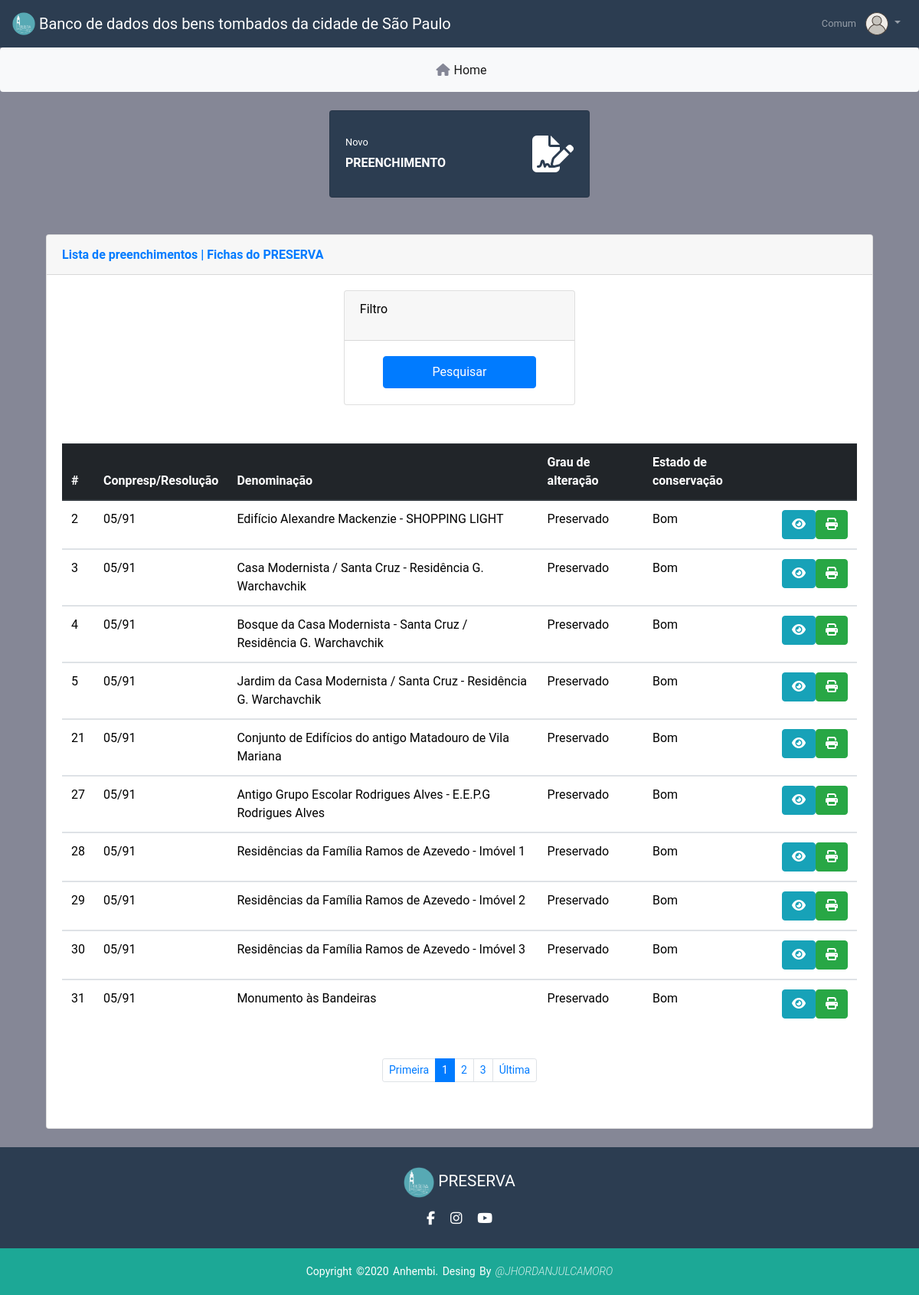
Page /homeAvancada.php?responsavelPreenchimento=Virgínia Santos (signed in) on the committed database.
### tables this page shows
CREATE TABLE `imovel` (
  `id` int(11) NOT NULL,
  `responsavelPreenchimento` varchar(255) NOT NULL,
  `grupoTipoEquipe` varchar(30) DEFAULT NULL,
  `itemResolucao` varchar(30) DEFAULT NULL,
  `denominacao` text,
  `classificacao` varchar(30) DEFAULT NULL,
  `usoAtual` varchar(255) DEFAULT NULL,
  `propriedade` varchar(30) DEFAULT NULL,
  `terreo` varchar(60) DEFAULT NULL,
  `resolucaoTombamento` varchar(255) DEFAULT NULL,
  `anoConpresp` int(11) NOT NULL,
  `resolucaoCondephaat` varchar(255) DEFAULT NULL,
  `anoCondephaat` int(11) NOT NULL,
  `resolucaoIphan` varchar(255) DEFAULT NULL,
  `anoIphan` int(11) NOT NULL,
  `tipo` varchar(30) DEFAULT NULL,
  `titulo` varchar(60) DEFAULT NULL,
  `logradouro` varchar(90) DEFAULT NULL,
  `numeroEndereco` varchar(30) DEFAULT NULL,
  `distrito` varchar(60) DEFAULT NULL,
  `prefeituraRegional` varchar(60) DEFAULT NULL,
  `setor` varchar(30) DEFAULT NULL,
  `quadra` varchar(30) DEFAULT NULL,
  `lote` varchar(30) DEFAULT NULL,
  `autorOriginal` varchar(255) DEFAULT NULL,
  `construtor` varchar(255) DEFAULT NULL,
  `dataConstrucao` varchar(255) DEFAULT NULL,
  `dataAproximada` varchar(30) NOT NULL,
  `estiloArquitetonico` varchar(255) DEFAULT NULL,
  `tecnicaConstrutiva` varchar(60) DEFAULT NULL,
  `numeroPavimentos` varchar(255) DEFAULT NULL,
  `areaLote` varchar(255) DEFAULT NULL,
  `areaConstruida` varchar(255) DEFAULT NULL,
  `grauTombamento` varchar(255) DEFAULT NULL,
  `grauAlteracao` varchar(30) DEFAULT NULL,
  `comentarioGrauAlteracao` text,
  `grauEstadoConservacao` varchar(30) DEFAULT NULL,
  `comentarioEstadoConservacao` text,
  `observacoesPavimentos` text,
  `dadosHistoricos` text,
  `dadosArquitetonicos` text,
  `dadosAmbiencia` text,
  `fontesBibliograficas` text,
  `outrasInformacoes` text,
  `observacoes` text,
  `documentacaoFotografica` varchar(255) DEFAULT NULL,
  `documentacaoFotografica2` varchar(255) DEFAULT NULL,
  `documentacaoFotografica3` varchar(255) DEFAULT NULL,
  `documentacaoGrafica` varchar(255) DEFAULT NULL,
  `documentacaoGrafica2` varchar(255) DEFAULT NULL,
  `documentacaoGrafica3` varchar(255) DEFAULT NULL
);

### homeAvancada.php (the view, shortened to what the rows shown need)
<?php
$servername = "db";
$usernames = "root";
$passwords = "";
$dbname = "conpresp_db";
$conn = mysqli_connect($servername, $usernames, $passwords, $dbname) or die('Erro ao conectar');
if (!mysqli_set_charset($conn, "utf8mb4")) {
    printf("Error loading character set utf8mb4: %s\n", mysqli_error($conn));
    exit();
} else {
    if (isset($_GET['responsavelPreenchimento'])) {
        $responsavelPreenchimento = $_GET['responsavelPreenchimento'];
    } else {
        $responsavelPreenchimento = '';
    }
    if (isset($_GET['resolucaoTombamento'])) {
        $resolucaoTombamento = $_GET['resolucaoTombamento'];
    } else {
        $resolucaoTombamento = '';
    }
    if (isset($_GET['denominacao'])) {
        $denominacao = $_GET['denominacao'];
    } else {
        $denominacao = '';
    }
    if (isset($_GET['terreo'])) {
        $terreo = $_GET['terreo'];
    } else {
        $terreo = '';
    }
    if (isset($_GET['tipo'])) {
        $tipo = $_GET['tipo'];
    } else {
        $tipo = '';
    }
    if (isset($_GET['titulo'])) {
        $titulo = $_GET['titulo'];
    } else {
        $titulo = '';
    }
    if (isset($_GET['logradouro'])) {
        $logradouro = $_GET['logradouro'];
    } else {
        $logradouro = '';
    }
    if (isset($_GET['numeroEndereco'])) {
        $numeroEndereco = $_GET['numeroEndereco'];
    } else {
        $numeroEndereco = '';
    }
    if (isset($_GET['distrito'])) {
        $distrito = $_GET['distrito'];
    } else {
        $distrito = '';
    }
    if (isset($_GET['prefeituraRegional'])) {
        $prefeituraRegional = $_GET['prefeituraRegional'];
    } else {
        $prefeituraRegional = '';
    }
    if (isset($_GET['autorOriginal'])) {
        $autorOriginal = $_GET['autorOriginal'];
    } else {
        $autorOriginal = '';
    }
    if (isset($_GET['dataConstrucao'])) {
        $dataConstrucao = $_GET['dataConstrucao'];
    } else {
        $dataConstrucao = '';
    }
    if (isset($_GET['estiloArquitetonico'])) {
        $estiloArquitetonico = $_GET['estiloArquitetonico'];
    } else {
        $estiloArquitetonico = '';
    }
    $pagina = (isset($_GET['pagina'])) ? $_GET['pagina'] : 1;
    $quantidade_pg = 10;
    $inicio = ($quantidade_pg * $pagina) - $quantidade_pg;
    $sqlAvancado2 = "SELECT * from imovel where responsavelPreenchimento like '%$responsavelPreenchimento%' and resolucaoTombamento like '%$resolucaoTombamento%'
and denominacao like '%$denominacao%' and terreo like '%$terreo%' and tipo like '%$tipo%' and titulo like '%$titulo%' and logradouro like '%$logradouro%'
and numeroEndereco like '%$numeroEndereco%' and distrito like '%$distrito%' and prefeituraRegional like '%$prefeituraRegional%' and
autorOriginal like '%$autorOriginal%' and dataConstrucao like '%$dataConstrucao%' and estiloArquitetonico like '%$estiloArquitetonico%'  limit $inicio, $quantidade_pg";
    $resultado_registro = mysqli_query($conn, $sqlAvancado2);
?>
    <!DOCTYPE html>
    <html lang="en">
    <head>
        <link rel="stylesheet" href="https://maxcdn.bootstrapcdn.com/bootstrap/4.0.0/css/bootstrap.min.css" />
        <link rel="stylesheet" href="https://cdn.datatables.net/1.10.21/css/dataTables.bootstrap4.min.css" />
        <link rel="stylesheet" href="css/home.css" />
    </head>
    <body>
        <div class="container mt-4">
            <div class="container-fluid">
                <div class="row">
                    <div class="col-xl-12 col-lg-12">
                        <div class="card shadow mb-4">
                            <div class="card-body">
                                <div class="table-responsive" style="margin-top:50px">
                                    <table class="table table-hover" id="tablaHome">
                                        <thead class="thead-dark">
                                            <tr>
                                                <th scope="col">#</th>
                                                <th scope="col">Conpresp/Resolução</th>
                                                <th scope="col">Denominação</th>
                                                <th scope="col">Grau de alteração</th>
                                                <th scope="col">Estado de conservação</th>
                                                <th scope="col d-none d-lg-block"></th>
                                            </tr>
                                        </thead>
                                        <tbody id="tbodyList" class="text-body">
                                            <?php
                                            while ($dados = mysqli_fetch_assoc($resultado_registro)) {
                                            ?>
                                                <tr>
                                                    <td style="color:black"><?php echo $dados['id']; ?></td>
                                                    <td style="color:black"><?php echo $dados['resolucaoTombamento']; ?></td>
                                                    <td style="color:black"><?php echo $dados['denominacao']; ?></td>
                                                    <td style="color:black"><?php echo $dados['grauAlteracao']; ?></td>
                                                    <td style="color:black"><?php echo $dados['grauEstadoConservacao']; ?></td>
                                                    <td class="sorting_1">
                                                        <div class="wrapper text-center">
                                                            <div class="btn-group">
                                                                <a href="visualizarPreenchimento.php?id=<?php echo $dados['id'];  ?>"><button class="btnVer btn btn-info" data-toggle="tooltip" title="Ver"><i class="fas fa-eye" aria-hidden="true"></i></button></a>
                                                                <a href="pdf.php?id=<?php echo $dados['id'];  ?>"><button class="btnPdf btn btn-success" data-toggle="tooltip" title="Pdf"><i class="fas fa-print" aria-hidden="true"></i></button></a>
                                                            </div>
                                                        </div>
                                                    </td>
                                                </tr>
                                        </tbody>
                                    <?php } ?>
                                    </table>
                                </div>
                            </div>
                        </div>
                    </div>
                </div>
            </div>
        </div>
    </body>
<?php } ?>
    </html>

### rows in the picture
imovel: id "2", resolucaoTombamento "05/91", denominacao "Edifício Alexandre Mackenzie - SHOPPING LIGHT", grauAlteracao "Preservado", grauEstadoConservacao "Bom"
imovel: id "3", resolucaoTombamento "05/91", denominacao "Casa Modernista / Santa Cruz - Residência G. Warchavchik", grauAlteracao "Preservado", grauEstadoConservacao "Bom"
imovel: id "4", resolucaoTombamento "05/91", denominacao "Bosque da Casa Modernista - Santa Cruz / Residência G. Warchavchik", grauAlteracao "Preservado", grauEstadoConservacao "Bom"
imovel: id "5", resolucaoTombamento "05/91", denominacao "Jardim da Casa Modernista / Santa Cruz - Residência G. Warchavchik", grauAlteracao "Preservado", grauEstadoConservacao "Bom"
imovel: id "21", resolucaoTombamento "05/91", denominacao "Conjunto de Edifícios do antigo Matadouro de Vila Mariana", grauAlteracao "Preservado", grauEstadoConservacao "Bom"
imovel: id "27", resolucaoTombamento "05/91", denominacao "Antigo Grupo Escolar Rodrigues Alves - E.E.P.G Rodrigues Alves", grauAlteracao "Preservado", grauEstadoConservacao "Bom"
imovel: id "28", resolucaoTombamento "05/91", denominacao "Residências da Família Ramos de Azevedo - Imóvel 1", grauAlteracao "Preservado", grauEstadoConservacao "Bom"
imovel: id "29", resolucaoTombamento "05/91", denominacao "Residências da Família Ramos de Azevedo - Imóvel 2", grauAlteracao "Preservado", grauEstadoConservacao "Bom"
imovel: id "30", resolucaoTombamento "05/91", denominacao "Residências da Família Ramos de Azevedo - Imóvel 3", grauAlteracao "Preservado", grauEstadoConservacao "Bom"
imovel: id "31", resolucaoTombamento "05/91", denominacao "Monumento às Bandeiras", grauAlteracao "Preservado", grauEstadoConservacao "Bom"

### other values in the picture
$username "Comum"
